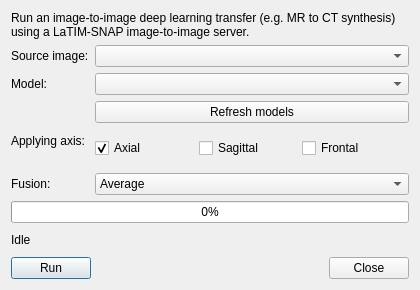
<?xml version="1.0" encoding="UTF-8"?>
<ui version="4.0">
 <class>I2IRunDialog</class>
 <widget class="QDialog" name="I2IRunDialog">
  <property name="geometry">
   <rect>
    <x>0</x>
    <y>0</y>
    <width>420</width>
    <height>290</height>
   </rect>
  </property>
  <property name="windowTitle">
   <string>Image-to-Image</string>
  </property>
  <layout class="QVBoxLayout" name="verticalLayout">
   <item>
    <widget class="QLabel" name="lblTitle">
     <property name="text">
      <string>Run an image-to-image deep learning transfer (e.g. MR to CT synthesis) using a LaTIM-SNAP image-to-image server.</string>
     </property>
     <property name="wordWrap">
      <bool>true</bool>
     </property>
    </widget>
   </item>
   <item>
    <layout class="QFormLayout" name="formLayout">
     <item row="0" column="0">
      <widget class="QLabel" name="lblLayer">
       <property name="text">
        <string>Source image:</string>
       </property>
      </widget>
     </item>
     <item row="0" column="1">
      <widget class="QComboBox" name="inLayer"/>
     </item>
     <item row="1" column="0">
      <widget class="QLabel" name="lblModel">
       <property name="text">
        <string>Model:</string>
       </property>
      </widget>
     </item>
     <item row="1" column="1">
      <widget class="QComboBox" name="inModel"/>
     </item>
     <item row="2" column="1">
      <widget class="QPushButton" name="btnRefreshModels">
       <property name="text">
        <string>Refresh models</string>
       </property>
      </widget>
     </item>
     <item row="3" column="0">
      <widget class="QLabel" name="lblAxis">
       <property name="text">
        <string>Applying axis:</string>
       </property>
      </widget>
     </item>
     <item row="3" column="1">
      <widget class="QWidget" name="axisWidget">
       <layout class="QHBoxLayout" name="axisLayout">
        <property name="leftMargin">
         <number>0</number>
        </property>
        <item>
         <widget class="QCheckBox" name="chkAxial">
          <property name="text">
           <string>Axial</string>
          </property>
          <property name="checked">
           <bool>true</bool>
          </property>
         </widget>
        </item>
        <item>
         <widget class="QCheckBox" name="chkSagittal">
          <property name="text">
           <string>Sagittal</string>
          </property>
         </widget>
        </item>
        <item>
         <widget class="QCheckBox" name="chkFrontal">
          <property name="text">
           <string>Frontal</string>
          </property>
         </widget>
        </item>
       </layout>
      </widget>
     </item>
     <item row="4" column="0">
      <widget class="QLabel" name="lblFusion">
       <property name="text">
        <string>Fusion:</string>
       </property>
      </widget>
     </item>
     <item row="4" column="1">
      <widget class="QComboBox" name="inFusion">
       <item>
        <property name="text">
         <string>Average</string>
        </property>
       </item>
       <item>
        <property name="text">
         <string>Median</string>
        </property>
       </item>
       <item>
        <property name="text">
         <string>Fourier burst (FBA)</string>
        </property>
       </item>
      </widget>
     </item>
    </layout>
   </item>
   <item>
    <widget class="QProgressBar" name="progressTransfer">
     <property name="value">
      <number>0</number>
     </property>
    </widget>
   </item>
   <item>
    <widget class="QLabel" name="statusLabel">
     <property name="text">
      <string>Idle</string>
     </property>
     <property name="wordWrap">
      <bool>true</bool>
     </property>
    </widget>
   </item>
   <item>
    <layout class="QHBoxLayout" name="horizontalLayout">
     <item>
      <widget class="QPushButton" name="btnRun">
       <property name="text">
        <string>Run</string>
       </property>
       <property name="default">
        <bool>true</bool>
       </property>
      </widget>
     </item>
     <item>
      <spacer name="horizontalSpacer">
       <property name="orientation">
        <enum>Qt::Horizontal</enum>
       </property>
       <property name="sizeHint" stdset="0">
        <size>
         <width>40</width>
         <height>20</height>
        </size>
       </property>
      </spacer>
     </item>
     <item>
      <widget class="QDialogButtonBox" name="buttonBox">
       <property name="standardButtons">
        <set>QDialogButtonBox::Close</set>
       </property>
      </widget>
     </item>
    </layout>
   </item>
  </layout>
 </widget>
 <resources/>
 <connections/>
</ui>
